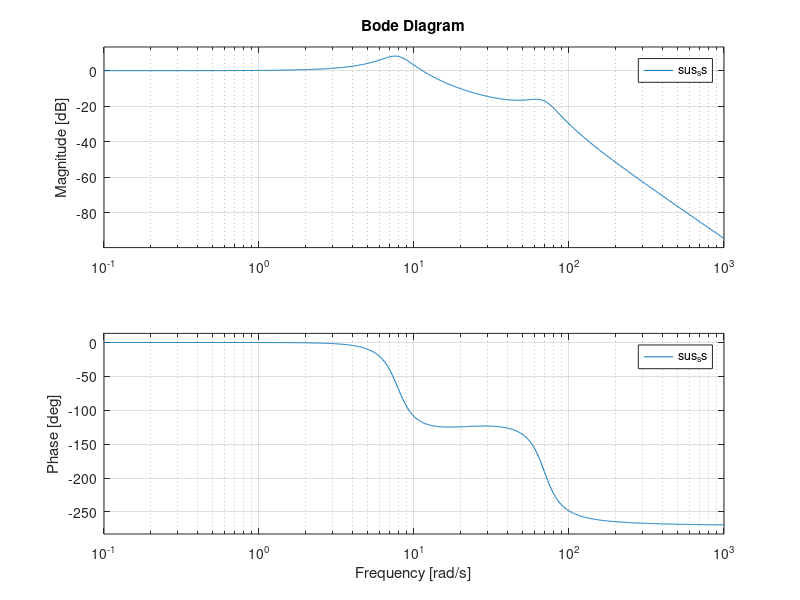

This chart was generated by the following MATLAB code: (Note: this script raises an error after producing the figure.)
%% HW 2 Problem 2

% Problem 2(b)

mb = 240;
mt = 36;
bs = 1000;
ks = 16000;
kt = 160000;

A = [-bs/mb 1/mb bs/mb 0;
     -ks 0 ks 0;
     bs/mt -1/mt -bs/mt 1/mt;
     0 0 -kt 0];

B = [0; 0; 0; kt];

C = [1 0 0 0];

D = 0;

sus_ss = ss(A, B, C, D);

% Problem 2(c)

e = eig(A);
disp("Eigenvalues:");
disp(e);

% Problem 2(d)

tf_2 = tf(sus_ss);
disp("Transfer function:");
disp(tf_2);

% Problem 2(e)

sys_zpk = zpk(sus_ss);

% Problem 2(f)

[wn, zeta] = damp(sus_ss);

% Problem 2(g)

step(sus_ss);

% Problem 2(h)

bode(sus_ss);

% Problem 2(i)

sus_can = canon(sus_ss, 'modal');
